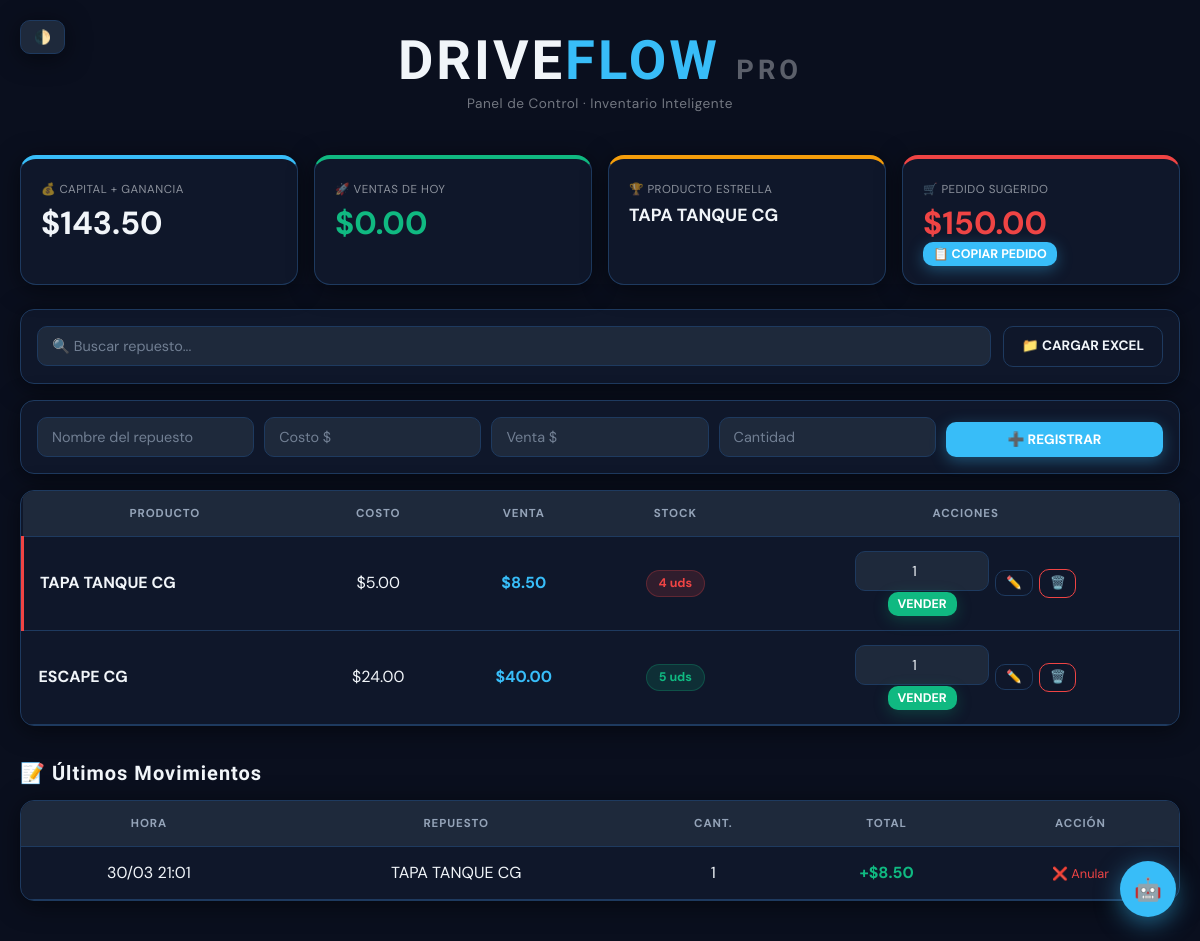
Before: / with the older database file.
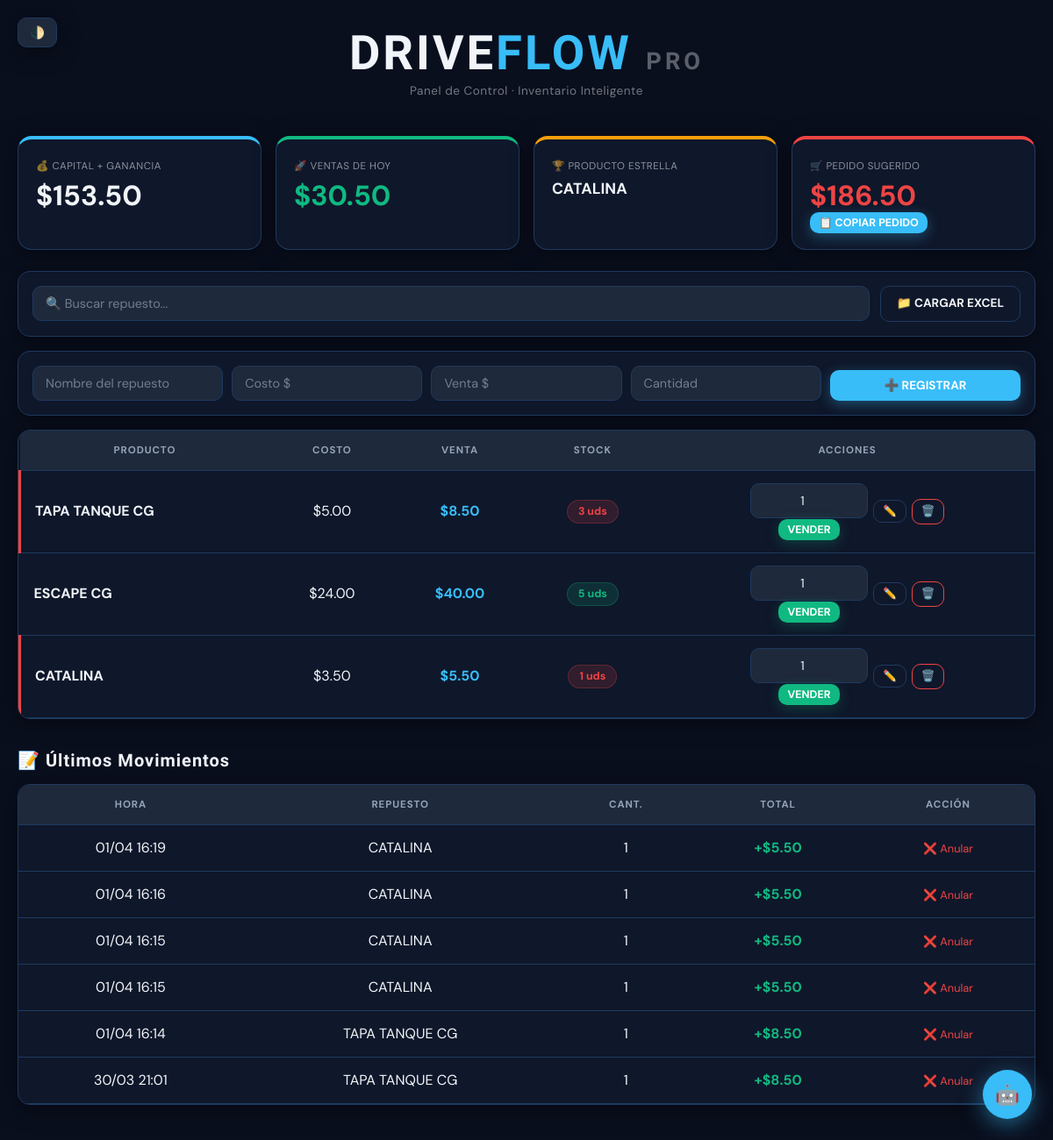
After: the same page with the newer database file.
### models.py (models this page shows, shortened)
class Repuesto(db.Model):
    __tablename__ = 'repuesto'
    id      = db.Column(db.Integer, primary_key=True)
    nombre  = db.Column(db.String(100), nullable=False, unique=True)
    p_costo = db.Column(db.Float, nullable=False)
    p_venta = db.Column(db.Float, nullable=False)
    stock   = db.Column(db.Integer, nullable=False, default=0)
    vendido = db.Column(db.Integer, default=0)
    ventas   = db.relationship(
        'Venta', backref='repuesto',
        cascade='all, delete-orphan', lazy=True
    )
    historial = db.relationship(
        'HistorialStock', backref='repuesto',
        cascade='all, delete-orphan', lazy=True
    )

class Venta(db.Model):
    __tablename__ = 'venta'
    id                 = db.Column(db.Integer, primary_key=True)
    repuesto_id        = db.Column(db.Integer, db.ForeignKey('repuesto.id', ondelete='CASCADE'), nullable=False)
    cantidad           = db.Column(db.Integer, nullable=False)
    total_venta        = db.Column(db.Float, nullable=False)
    ganancia_operacion = db.Column(db.Float, nullable=False)
    fecha              = db.Column(db.DateTime, default=datetime.utcnow)

### routes/inventario.py (the view)
@inventario_bp.route('/')
def inicio():
    busqueda = request.args.get('buscar', '').upper().strip()
    inventario = (
        Repuesto.query.filter(func.upper(Repuesto.nombre).contains(busqueda)).all()
        if busqueda else Repuesto.query.all()
    )
    ultimas_ventas = Venta.query.order_by(Venta.fecha.desc()).limit(15).all()
    return render_template(
        'index.html',
        inventario=inventario,
        ventas=ultimas_ventas,
        **_stats_dashboard()
    )

### templates/index.html (shortened to what this page needs)
<!DOCTYPE html>
<html lang="es">
<head>
    <link rel="stylesheet" href="{{ url_for('static', filename='css/main.css') }}">
</head>
<body>
    <button class="theme-btn" onclick="toggleTheme()" title="Cambiar tema">🌓</button>
    <div class="container">
        <header class="site-header">
            <h1 class="logo">DRIVE<span>FLOW</span> <em>PRO</em></h1>
            <p class="tagline">Panel de Control · Inventario Inteligente</p>
        </header>
        <section class="grid-stats" aria-label="Métricas principales">
            <div class="stat-card stat-card--blue">
                <small>💰 CAPITAL + GANANCIA</small>
                <strong>${{ "{:,.2f}".format(inversion + ganancia) }}</strong>
            </div>
            <div class="stat-card stat-card--green">
                <small>🚀 VENTAS DE HOY</small>
                <strong class="text-green">${{ "{:,.2f}".format(total_hoy) }}</strong>
            </div>
            <div class="stat-card stat-card--yellow">
                <small>🏆 PRODUCTO ESTRELLA</small>
                <strong class="text-sm">{{ estrella }}</strong>
            </div>
            <div class="stat-card stat-card--red">
                <small>🛒 PEDIDO SUGERIDO</small>
                <strong class="text-red">${{ "{:,.2f}".format(inversion_sugerida) }}</strong>
                <button onclick="copiarLista()" class="btn btn-sm btn-primary">📋 COPIAR PEDIDO</button>
            </div>
        </section>
        <div class="toolbar card">
            <form action="/" method="GET" class="toolbar__search">
                <input type="text" name="buscar" placeholder="🔍 Buscar repuesto..."
                       value="{{ request.args.get('buscar', '') }}" autocomplete="off">
            </form>
            <form action="/subir_masivo" method="POST" enctype="multipart/form-data">
                <label class="btn btn-outline btn-file">
                    📁 CARGAR EXCEL
                </label>
            </form>
        </div>
        <form action="/agregar" method="POST" class="card form-agregar">
            <input type="text"   name="nombre"  placeholder="Nombre del repuesto" required>
            <input type="number" name="p_costo" placeholder="Costo $"   step="0.01" min="0.01" required>
            <input type="number" name="p_venta" placeholder="Venta $"   step="0.01" min="0.01" required>
            <input type="number" name="stock"   placeholder="Cantidad"  min="0"     required>
            <button type="submit" class="btn btn-primary">➕ REGISTRAR</button>
        </form>
        <div class="card card--table">
            <table>
                <thead>
                    <tr>
                        <th>Producto</th>
                        <th>Costo</th>
                        <th>Venta</th>
                        <th>Stock</th>
                        <th>Acciones</th>
                    </tr>
                </thead>
                <tbody>
                    {% for p in inventario %}
                    <tr class="{{ 'row--alert' if p.stock < 5 else '' }}">
                        <td class="td-nombre"><b>{{ p.nombre }}</b></td>
                        <td>${{ "{:,.2f}".format(p.p_costo) }}</td>
                        <td class="text-blue"><b>${{ "{:,.2f}".format(p.p_venta) }}</b></td>
                        <td>
                            <span class="badge {{ 'badge--danger' if p.stock < 5 else 'badge--ok' }}">
                                {{ p.stock }} uds
                            </span>
                        </td>
                        <td>
                            <div class="actions">
                                <form action="/vender/{{ p.id }}" method="POST"
                                      onsubmit="return confirm('¿Confirmar venta?')">
                                    <input type="number" name="cantidad_venta"
                                           value="1" min="1" max="{{ p.stock }}"
                                           class="input-qty">
                                    <button type="submit" class="btn btn-success btn-sm">VENDER</button>
                                </form>
                                <button class="btn btn-outline btn-sm"
                                        onclick="abrirEditor('{{ p.id }}','{{ p.nombre }}','{{ p.p_costo }}','{{ p.p_venta }}','{{ p.stock }}')">
                                    ✏️
                                </button>
                                <a href="/eliminar_producto/{{ p.id }}"
                                   class="btn btn-outline btn-sm btn-danger"
                                   onclick="return confirm('¿Eliminar {{ p.nombre }}?')">🗑️</a>
                            </div>
                        </td>
                    </tr>
                    {% else %}
                    <tr>
                        <td colspan="5" style="text-align:center; opacity:.5; padding:30px;">
                            Sin resultados en inventario.
                        </td>
                    </tr>
                    {% endfor %}
                </tbody>
            </table>
        </div>
        <h3 class="section-title">📝 Últimos Movimientos</h3>
        <div class="card card--table">
            <table>
                <thead>
                    <tr>
                        <th>Hora</th>
                        <th>Repuesto</th>
                        <th>Cant.</th>
                        <th>Total</th>
                        <th>Acción</th>
                    </tr>
                </thead>
                <tbody>
                    {% for v in ventas %}
                    <tr>
                        <td>{{ v.fecha.strftime('%d/%m %H:%M') }}</td>
                        <td>{{ v.repuesto.nombre }}</td>
                        <td>{{ v.cantidad }}</td>
                        <td class="text-green"><b>+${{ "{:,.2f}".format(v.total_venta) }}</b></td>
                        <td>
                            <a href="/eliminar_venta/{{ v.id }}"
                               class="btn-link btn-link--danger"
                               onclick="return confirm('¿Anular esta venta?')">
                                ❌ Anular
                            </a>
                        </td>
                    </tr>
                    {% else %}
                    <tr>
                        <td colspan="5" style="text-align:center; opacity:.5; padding:30px;">
                            Sin ventas registradas hoy.
                        </td>
                    </tr>
                    {% endfor %}
                </tbody>
            </table>
        </div>
    </div>
    <button id="chat-btn" onclick="toggleChat()" aria-label="Abrir chat">🤖</button>
</body>
</html>

Changed rows visible on the page:
added Repuesto: nombre "CATALINA", p_costo "3.50", p_venta "5.50", stock "1", cantidad_venta "1"
changed Repuesto "TAPA TANQUE CG": stock "4" → "3"
added Venta: fecha "01/04 16:19", repuesto.nombre "CATALINA", cantidad "1", total_venta "5.50"
added Venta: fecha "01/04 16:16", repuesto.nombre "CATALINA", cantidad "1", total_venta "5.50"
added Venta: fecha "01/04 16:15", repuesto.nombre "CATALINA", cantidad "1", total_venta "5.50"
added Venta: fecha "01/04 16:15", repuesto.nombre "CATALINA", cantidad "1", total_venta "5.50"
added Venta: fecha "01/04 16:14", repuesto.nombre "TAPA TANQUE CG", cantidad "1", total_venta "8.50"
Other visible differences:
{{ "{:,.2f}".format(inversion + ganancia) }}: "143.50" → "153.50"
{{ "{:,.2f}".format(total_hoy) }}: "0.00" → "30.50"
{{ "{:,.2f}".format(inversion_sugerida) }}: "150.00" → "186.50"
{{ estrella }}: "TAPA TANQUE CG" → "CATALINA"
